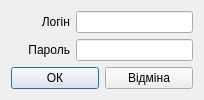
<?xml version="1.0" encoding="UTF-8"?>
<ui version="4.0">
 <class>AuthDialog</class>
 <widget class="QDialog" name="AuthDialog">
  <property name="geometry">
   <rect>
    <x>0</x>
    <y>0</y>
    <width>204</width>
    <height>97</height>
   </rect>
  </property>
  <property name="windowTitle">
   <string>Авторизація</string>
  </property>
  <property name="windowIcon">
   <iconset resource="icons.qrc">
    <normaloff>:/icons/icons/SShop.ico</normaloff>:/icons/icons/SShop.ico</iconset>
  </property>
  <layout class="QGridLayout" name="gridLayout" columnstretch="1,2">
   <item row="0" column="0">
    <widget class="QLabel" name="loginLabel">
     <property name="text">
      <string>Логін</string>
     </property>
     <property name="alignment">
      <set>Qt::AlignRight|Qt::AlignTrailing|Qt::AlignVCenter</set>
     </property>
    </widget>
   </item>
   <item row="0" column="1">
    <widget class="QLineEdit" name="loginEdit"/>
   </item>
   <item row="1" column="0">
    <widget class="QLabel" name="passwordLabel">
     <property name="text">
      <string>Пароль</string>
     </property>
     <property name="alignment">
      <set>Qt::AlignRight|Qt::AlignTrailing|Qt::AlignVCenter</set>
     </property>
    </widget>
   </item>
   <item row="1" column="1">
    <widget class="QLineEdit" name="passwordEdit"/>
   </item>
   <item row="2" column="0" colspan="2">
    <layout class="QHBoxLayout" name="horizontalLayout">
     <item>
      <widget class="QPushButton" name="confirmButton">
       <property name="text">
        <string>ОК</string>
       </property>
       <property name="autoExclusive">
        <bool>false</bool>
       </property>
       <property name="default">
        <bool>false</bool>
       </property>
      </widget>
     </item>
     <item>
      <widget class="QPushButton" name="cancelButton">
       <property name="text">
        <string>Відміна</string>
       </property>
      </widget>
     </item>
    </layout>
   </item>
  </layout>
 </widget>
 <resources>
  <include location="icons.qrc"/>
 </resources>
 <connections/>
</ui>
